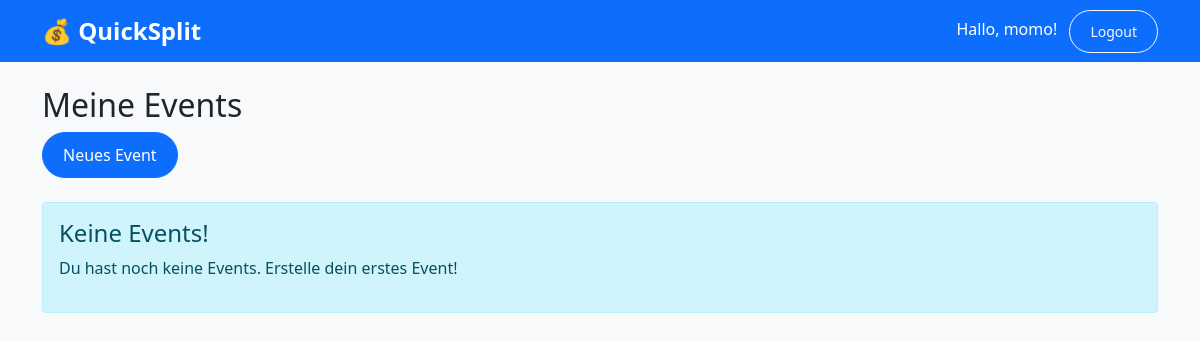
Before: /events/ (signed in) with the older database file.
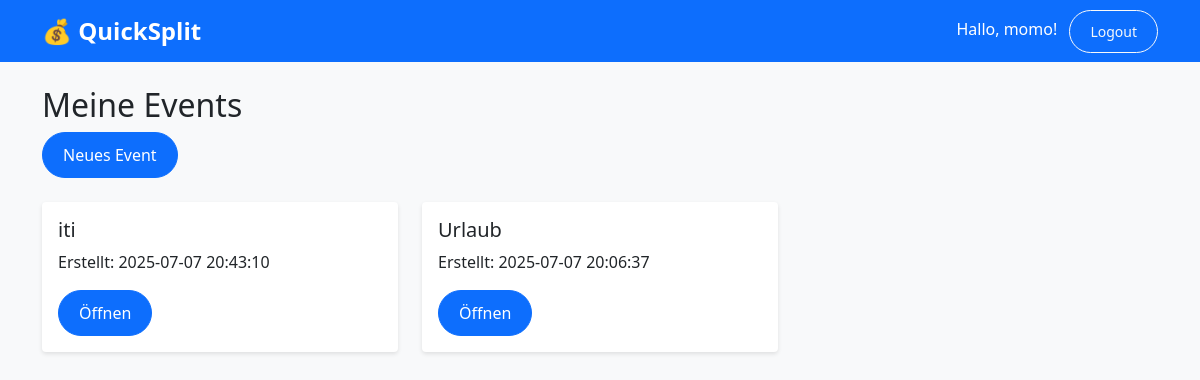
After: the same page with the newer database file.
### tables this page shows
CREATE TABLE events (
            id INTEGER PRIMARY KEY AUTOINCREMENT,
            name TEXT NOT NULL,
            owner_id INTEGER,
            created_at TIMESTAMP DEFAULT CURRENT_TIMESTAMP,
            FOREIGN KEY (owner_id) REFERENCES users(id)
        );

### routes/events.py (the view)
@events_bp.route('/')
def list_events():
    if 'user_id' not in session:
        return redirect(url_for('auth.login'))
    conn = get_db_connection()
    events = conn.execute(
        'SELECT * FROM events WHERE owner_id = ? ORDER BY created_at DESC',
        (session['user_id'],)
    ).fetchall()
    conn.close()
    return render_template('events/list.html', events=events)

### database.py (called while the page is built)
def get_db_connection():
    conn = sqlite3.connect(DATABASE)
    conn.row_factory = sqlite3.Row
    return conn

### templates/events/list.html (shortened to what this page needs)
{% extends "base.html" %}
{% block content %}
<h2>Meine Events</h2>
<a href="{{ url_for('events.create_event') }}" class="btn btn-primary">Neues Event</a>
<br><br>
{% if events %}
  <div class="row">
    {% for event in events %}
    <div class="col-md-4">
      <div class="card" style="margin-bottom: 20px;">
        <div class="card-body">
          <h5>{{ event.name }}</h5>
          <p>Erstellt: {{ event.created_at }}</p>
          <a href="{{ url_for('events.show_event', event_id=event.id) }}" class="btn btn-primary">Öffnen</a>
        </div>
      </div>
    </div>
    {% endfor %}
  </div>
{% else %}
  <div class="alert alert-info">
    <h4>Keine Events!</h4>
    <p>Du hast noch keine Events. Erstelle dein erstes Event!</p>
  </div>
{% endif %}
{% endblock %}

### templates/base.html (shortened to what this page needs)
<!DOCTYPE html>
<html lang="de">
<head>
    <link href="https://cdn.jsdelivr.net/npm/bootstrap@5.1.3/dist/css/bootstrap.min.css" rel="stylesheet">
    <link rel="stylesheet" href="{{ url_for('static', filename='style.css') }}">
</head>
<body>
        <nav class="navbar navbar-expand-lg navbar-dark bg-primary">
            <div class="container">
                <a class="navbar-brand" href="{{ url_for('index') }}">💰 QuickSplit</a>
                <div class="ms-auto">
                    {% if session.get('user_id') %}
                        <span class="navbar-text me-2 text-white">
                            Hallo, {{ session.get('user_name') }}!
                        </span>
                        <a href="{{ url_for('auth.logout') }}" class="btn btn-outline-light btn-sm">Logout</a>
                    {% endif %}
                </div>
            </div>
        </nav>
    <div class="container mt-4">
        {% block content %}{% endblock %}
    </div>
</body>
</html>

### static/style.css (style rules this page uses)
body { background-color: #f8f9fa; }
.navbar-brand { font-weight: bold; font-size: 1.5rem; }
.card { transition: transform 0.2s; border: none; box-shadow: 0 2px 4px rgba(0,0,0,0.1); }
.btn { border-radius: 25px; padding: 10px 20px; }

Changed rows visible on the page:
added events: name "iti", created_at "2025-07-07 20:43:10"
added events: name "Urlaub", created_at "2025-07-07 20:06:37"
Other visible differences:
text no longer shown: "Keine Events! Du hast noch keine Events. Erstelle dein erstes Event!"
